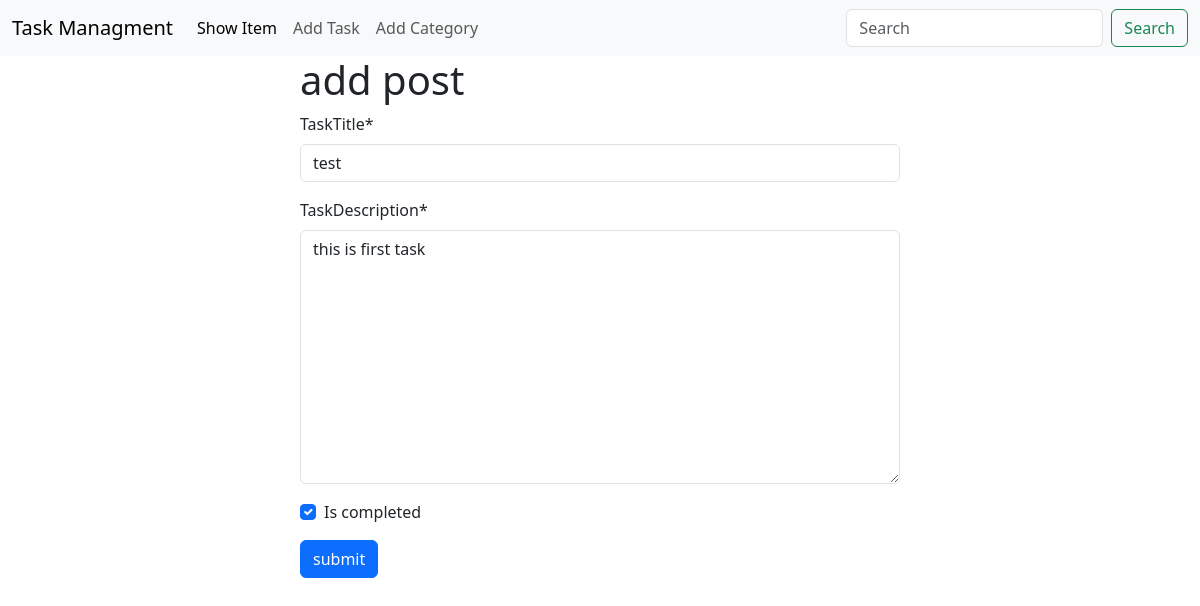
Screenshot of /task/edit/1/ with the database file from the repository.
### task/models.py (models this page shows, shortened)
class TaskModel(models.Model):
    taskTitle = models.CharField(max_length=100)
    taskDescription = models.TextField()
    is_completed = models.BooleanField(default=False)
    taskAssignDate = models.DateTimeField(auto_now_add=True)

### task/views.py (the view)
# urls.py: path('edit/<int:id>/',views.edit_post,name ='edit_post'),
def edit_post(request,id):
    post = models.TaskModel.objects.get(pk=id)
    post_form = forms.TaskForm(instance = post)
    if request.method == "POST":
        post_form = forms.TaskForm(request.POST, instance= post)
        if post_form.is_valid():
            post_form.save()
            return redirect('homepage')
    return render(request,'taskHome.html',{'data':post_form})

### task/forms.py
class TaskForm(forms.ModelForm):
    class Meta:
        model = TaskModel
        fields = '__all__'

### task/templates/taskHome.html
{% extends 'base.html' %} {% load crispy_forms_tags%} {% block content %}
<form class="w-50 m-auto" method="post">
  <h1>add post</h1>
  {% csrf_token %} {{data | crispy}}
  <button class="btn btn-primary">submit</button>
</form>
{% endblock%}

### rows the page displays
TaskModel: taskTitle "test", taskDescription "this is first task", is_completed "☑"
